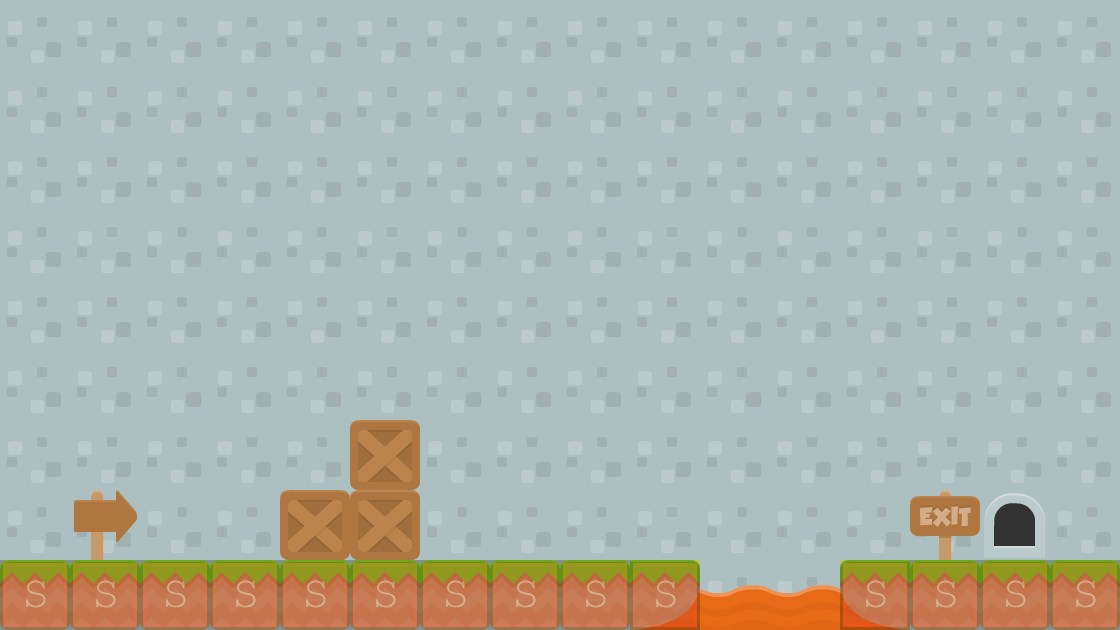

This is a level from a 2D game, rendered from its Tiled map with the project's own tilesets. A one-line summary and the map file follow, with tile-layer data summarised:
An orthogonal 16x9 tile map with 70x70 px tiles, 5 tile layers (background3, background2, background1, collision, ...), 2 tilesets and 1 object (levelTrigger).

<map version="1.0" orientation="orthogonal" renderorder="right-down" width="16" height="9" tilewidth="70" tileheight="70" backgroundcolor="#ffff7f">
 <tileset firstgid="1" name="background-tiles" tilewidth="70" tileheight="70">
  <image source="../img/background-tiles.png" width="910" height="910" />
 </tileset>
 <tileset firstgid="170" name="meta-tiles" tilewidth="70" tileheight="70">
  <image source="../img/meta-tiles.png" width="350" height="70" />
  <tile id="4">
   <properties>
    <property name="type" value="solid" />
   </properties>
  </tile>
 </tileset>
 <layer name="background3" width="16" height="9">
  <data>[144 cells, 12 non-empty, 3 distinct tile ids]</data>
 </layer>
 <layer name="background2" width="16" height="9">
  <data>[144 cells, 144 non-empty, 2 distinct tile ids]</data>
 </layer>
 <layer name="background1" width="16" height="9">
  <data>[144 cells, 17 non-empty, 5 distinct tile ids]</data>
 </layer>
 <layer name="collision" width="16" height="9" opacity="0.24">
  <data>[144 cells, 14 non-empty, 1 distinct tile ids]</data>
 </layer>
 <objectgroup name="trigger-entities">
  <object name="levelTrigger" x="985" y="419" width="70" height="138">
   <properties>
    <property name="level" value="ChongLevel02" />
    <property name="xSpawn" value="400" />
    <property name="ySpawn" value="0" />
   </properties>
  </object>
 </objectgroup>
 <layer name="foreground1" width="16" height="9">
  <data>[144 cells, 5 non-empty, 3 distinct tile ids]</data>
 </layer>
</map>
